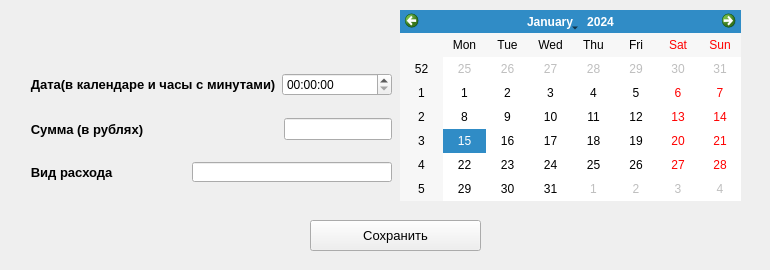
<?xml version="1.0" encoding="UTF-8"?>
<ui version="4.0">
 <class>AddExpenseButtonSave</class>
 <widget class="QWidget" name="AddExpenseButtonSave">
  <property name="geometry">
   <rect>
    <x>0</x>
    <y>0</y>
    <width>770</width>
    <height>270</height>
   </rect>
  </property>
  <property name="sizePolicy">
   <sizepolicy hsizetype="Fixed" vsizetype="Fixed">
    <horstretch>0</horstretch>
    <verstretch>0</verstretch>
   </sizepolicy>
  </property>
  <property name="minimumSize">
   <size>
    <width>770</width>
    <height>270</height>
   </size>
  </property>
  <property name="maximumSize">
   <size>
    <width>770</width>
    <height>270</height>
   </size>
  </property>
  <property name="windowTitle">
   <string>Добавление расхода</string>
  </property>
  <widget class="QPushButton" name="AddExpenseButtonSave_2">
   <property name="geometry">
    <rect>
     <x>310</x>
     <y>220</y>
     <width>171</width>
     <height>31</height>
    </rect>
   </property>
   <property name="sizePolicy">
    <sizepolicy hsizetype="Preferred" vsizetype="Preferred">
     <horstretch>0</horstretch>
     <verstretch>0</verstretch>
    </sizepolicy>
   </property>
   <property name="minimumSize">
    <size>
     <width>0</width>
     <height>0</height>
    </size>
   </property>
   <property name="font">
    <font>
     <pointsize>10</pointsize>
    </font>
   </property>
   <property name="text">
    <string>Сохранить</string>
   </property>
  </widget>
  <widget class="QWidget" name="layoutWidget">
   <property name="geometry">
    <rect>
     <x>20</x>
     <y>10</y>
     <width>372</width>
     <height>191</height>
    </rect>
   </property>
   <layout class="QVBoxLayout" name="verticalLayout">
    <item>
     <widget class="QLabel" name="labelEditErrorExpense">
      <property name="sizePolicy">
       <sizepolicy hsizetype="Fixed" vsizetype="Fixed">
        <horstretch>0</horstretch>
        <verstretch>0</verstretch>
       </sizepolicy>
      </property>
      <property name="minimumSize">
       <size>
        <width>370</width>
        <height>25</height>
       </size>
      </property>
      <property name="maximumSize">
       <size>
        <width>370</width>
        <height>25</height>
       </size>
      </property>
      <property name="font">
       <font>
        <pointsize>12</pointsize>
        <weight>75</weight>
        <bold>true</bold>
        <stylestrategy>NoAntialias</stylestrategy>
       </font>
      </property>
      <property name="text">
       <string/>
      </property>
      <property name="alignment">
       <set>Qt::AlignCenter</set>
      </property>
     </widget>
    </item>
    <item>
     <layout class="QHBoxLayout" name="horizontalLayout">
      <item>
       <widget class="QLabel" name="label">
        <property name="font">
         <font>
          <pointsize>10</pointsize>
          <weight>75</weight>
          <italic>false</italic>
          <bold>true</bold>
          <underline>false</underline>
         </font>
        </property>
        <property name="text">
         <string>   Дата(в календаре и часы с минутами)</string>
        </property>
       </widget>
      </item>
      <item>
       <widget class="QTimeEdit" name="timeEdit"/>
      </item>
     </layout>
    </item>
    <item>
     <layout class="QHBoxLayout" name="horizontalLayout_2">
      <item>
       <widget class="QLabel" name="label_2">
        <property name="font">
         <font>
          <pointsize>10</pointsize>
          <weight>75</weight>
          <bold>true</bold>
         </font>
        </property>
        <property name="text">
         <string>   Сумма (в рублях)</string>
        </property>
       </widget>
      </item>
      <item>
       <widget class="QLineEdit" name="lineEdit">
        <property name="sizePolicy">
         <sizepolicy hsizetype="Fixed" vsizetype="Fixed">
          <horstretch>0</horstretch>
          <verstretch>0</verstretch>
         </sizepolicy>
        </property>
       </widget>
      </item>
     </layout>
    </item>
    <item>
     <layout class="QHBoxLayout" name="horizontalLayout_3">
      <item>
       <widget class="QLabel" name="label_3">
        <property name="font">
         <font>
          <pointsize>10</pointsize>
          <weight>75</weight>
          <bold>true</bold>
         </font>
        </property>
        <property name="text">
         <string>   Вид расхода</string>
        </property>
       </widget>
      </item>
      <item>
       <widget class="QLineEdit" name="lineEdit_2">
        <property name="sizePolicy">
         <sizepolicy hsizetype="Fixed" vsizetype="Fixed">
          <horstretch>0</horstretch>
          <verstretch>0</verstretch>
         </sizepolicy>
        </property>
        <property name="minimumSize">
         <size>
          <width>200</width>
          <height>20</height>
         </size>
        </property>
        <property name="maximumSize">
         <size>
          <width>200</width>
          <height>20</height>
         </size>
        </property>
       </widget>
      </item>
     </layout>
    </item>
   </layout>
  </widget>
  <widget class="QCalendarWidget" name="calendarWidget">
   <property name="geometry">
    <rect>
     <x>400</x>
     <y>10</y>
     <width>341</width>
     <height>191</height>
    </rect>
   </property>
  </widget>
 </widget>
 <resources/>
 <connections/>
</ui>
